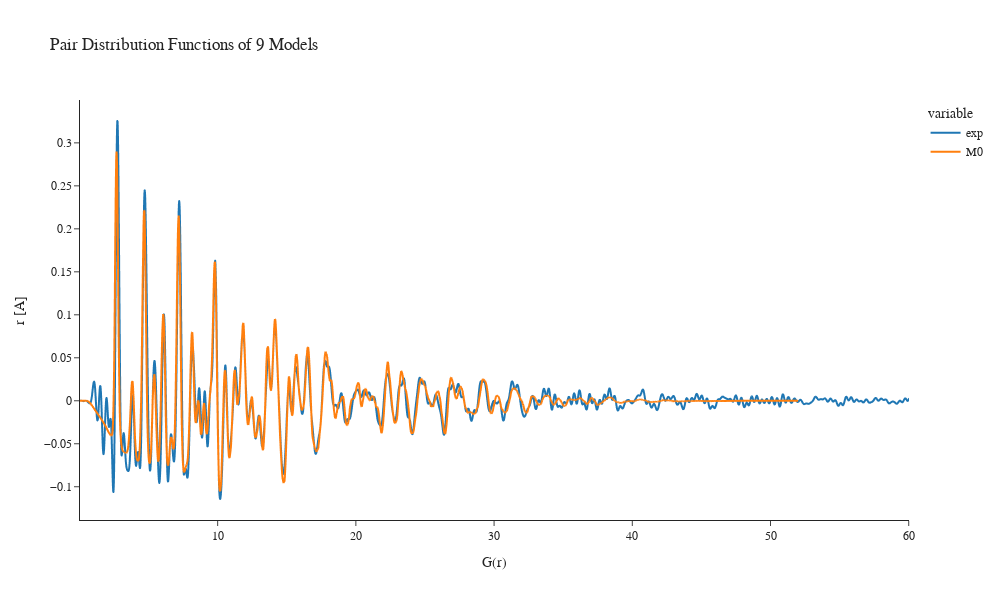

Notebook source saved alongside this figure:
### Code cell
import pandas as pd
import plotly.express as px
import numpy as np


M0= pd.read_csv(f'{name[:-4]}_d2.txt', sep='\s+')
M = pd.DataFrame()

df_exp = pd.read_csv('../Post-PtPdCo-PDF.csv', sep = '\s+', header=None, names=['r','G(r)'])
df_exp = df_exp.replace('--',np.nan).dropna()
rest_df_exp = df_exp["G(r)"].iloc[1::2].astype(float)
rest_df_exp = rest_df_exp.reset_index(drop=True)
rest_df_exp.index += 1
M['exp'] = rest_df_exp

dx = 0.02

M['M0'] = M0['G(r)']
M.index = (M.index + 1)*dx

a = M[M['M0']== max(M['M0'])].index[0]
b = 0.29 #### Al parecer este es el originario de todo lo que yo estaba haciendo
c = b/(float(M['M0'][a]))
M['M0'] *= c
print(c)
rest = M['exp'] - M['M0']
error = np.sum(rest**2)
error_p = np.sqrt(error)*100/50
print(f'Para M0 el error es {error},y el error porcentual es {error_p}')

fig = px.line(M, template='simple_white', title='Pair Distribution Functions of 9 Models',
    width=1000, height=600)
fig.update_layout(
    font_family="serif",
    title_font_family="serif")
fig.update_xaxes(title_text='G(r)')
fig.update_yaxes(title_text='r [A]')
fig.show()

### Figure 1 — Plotly figure (JSON) as saved in the notebook; plotly's stock layout.template omitted (floating-point values rounded to 4 significant figures; data arrays with more than 128 entries replaced by an {"elided": "..."} marker saying what was removed)
{"data": [{"hovertemplate": "variable=exp<br>index=%{x}<br>value=%{y}<extra></extra>", "legendgroup": "exp", "line": {"color": "#1F77B4", "dash": "solid"}, "marker": {"symbol": "circle"}, "mode": "lines", "name": "exp", "showlegend": true, "type": "scattergl", "x": {"elided": "3000 float values"}, "xaxis": "x", "y": {"elided": "3000 float values"}, "yaxis": "y"}, {"hovertemplate": "variable=M0<br>index=%{x}<br>value=%{y}<extra></extra>", "legendgroup": "M0", "line": {"color": "#FF7F0E", "dash": "solid"}, "marker": {"symbol": "circle"}, "mode": "lines", "name": "M0", "showlegend": true, "type": "scattergl", "x": {"elided": "3000 float values"}, "xaxis": "x", "y": {"elided": "3000 float values"}, "yaxis": "y"}], "layout": {"font": {"family": "serif"}, "height": 600, "legend": {"title": {"text": "variable"}, "tracegroupgap": 0}, "title": {"font": {"family": "serif"}, "text": "Pair Distribution Functions of 9 Models"}, "width": 1000, "xaxis": {"anchor": "y", "domain": [0, 1], "title": {"text": "G(r)"}}, "yaxis": {"anchor": "x", "domain": [0, 1], "title": {"text": "r [A]"}}}}
